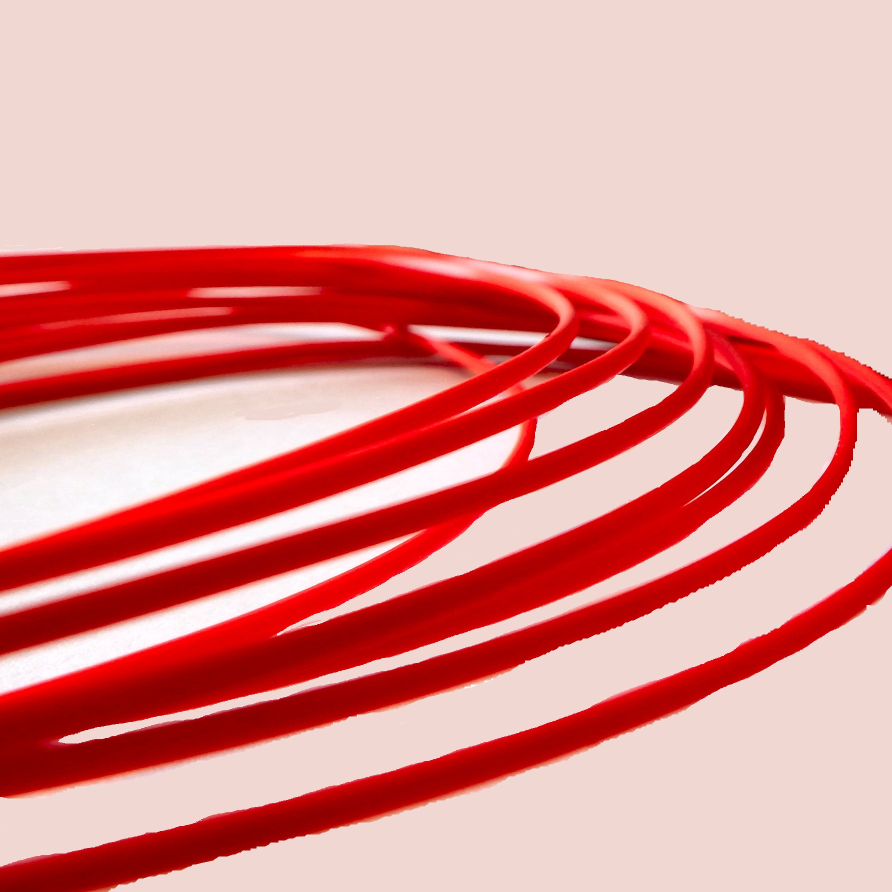
#> input picture Image Recognition/ABS-or-PLA Big.jpg, 1784 x 1784 px (shown at 1/2 size)
$ python tutorial_2.py --image 'ABS-or-PLA Big.jpg'
#> lines starting #> are read from the running program, lines starting #| are printed output that depends on the picture; after the words box and inside, x2 and y2 are one past the last pixel; in counts of white or black regions, pixels touching at a corner belong together
# import the necessary packages
import argparse
import imutils
import cv2

# construct the argument parser and parse the arguments
ap = argparse.ArgumentParser()
ap.add_argument("-i", "--image", required=True,
	help="path to input image")
args = vars(ap.parse_args())

print(args)

# load the input image (whose path was supplied via command line
# argument) and display the image to our screen
image = cv2.imread(args["image"])
#> image is the input picture: shape (1784, 1784, 3); mean B, G, R 143.4, 146.4, 223.9
# cv2.imshow("Image", image)
cv2.waitKey(0)

# convert the image to grayscale
gray = cv2.cvtColor(image, cv2.COLOR_BGR2GRAY)
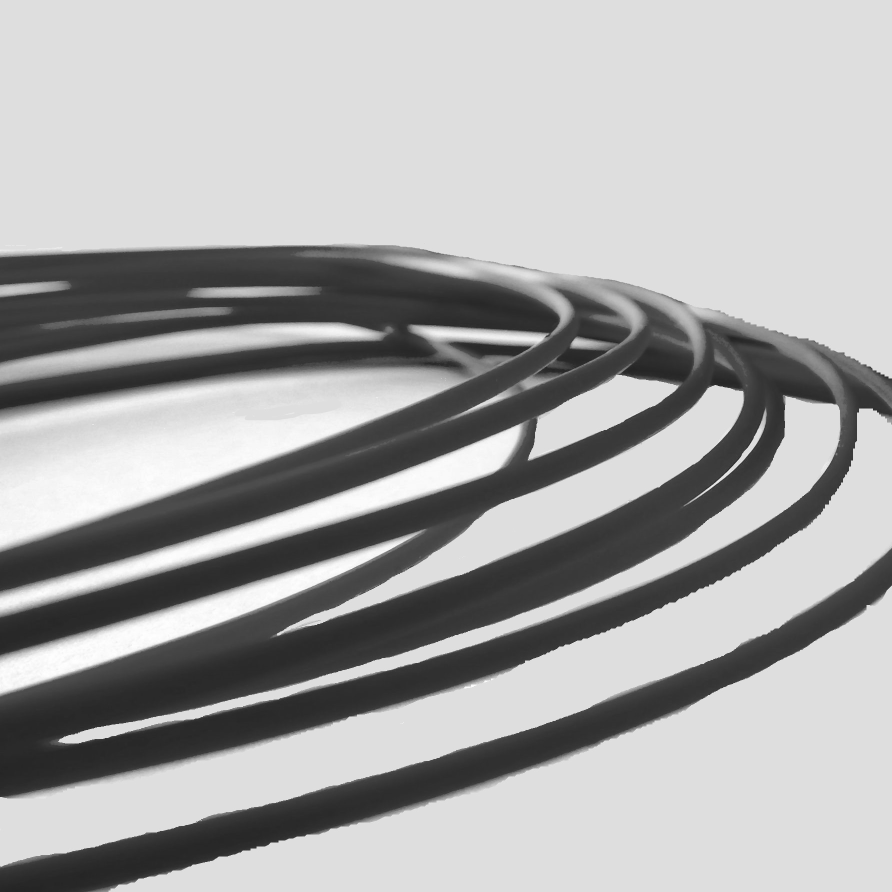
#> gray: shape (1784, 1784) (shown at 1/2 size); min 29, max 255, mean 169.3
# cv2.imshow("Gray", gray)
cv2.waitKey(0)

# applying edge detection we can find the outlines of objects in
# images
edged = cv2.Canny(gray, 30, 150)
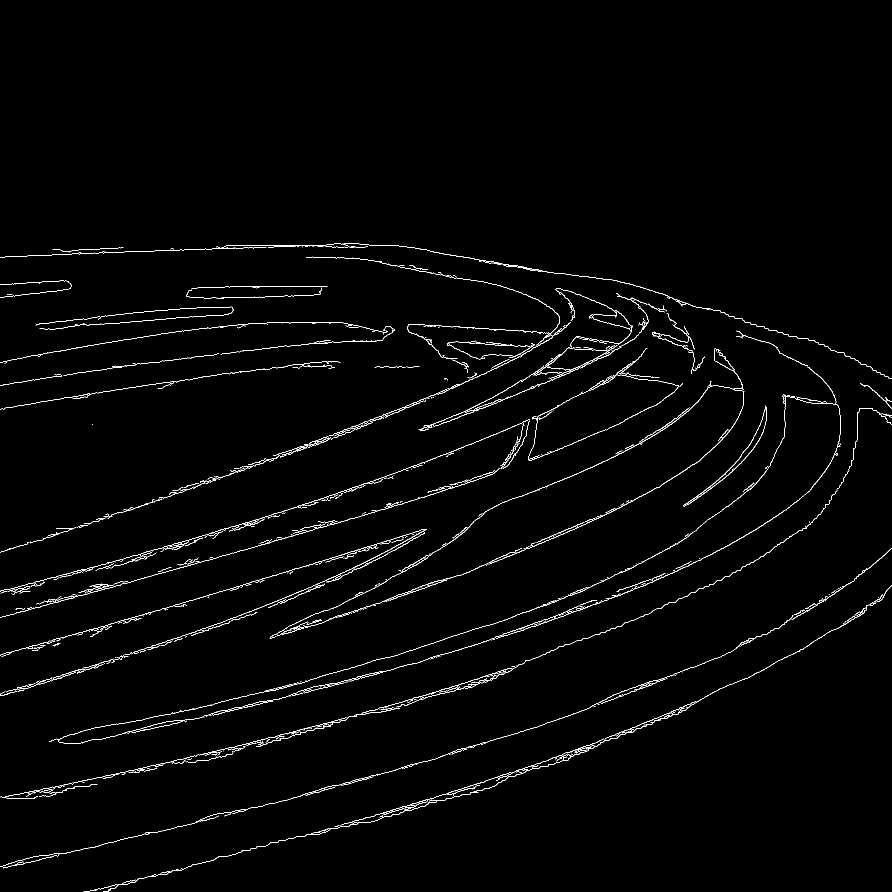
#> edged: shape (1784, 1784) (shown at 1/2 size); 1.4% white in thin lines or dots, all inside (x1, y1, x2, y2) = (0, 486, 1784, 1784)
# cv2.imshow("Edged", edged)
cv2.waitKey(0)

# threshold the image by setting all pixel values less than 225
# to 255 (white; foreground) and all pixel values >= 225 to 255
# (black; background), thereby segmenting the image
thresh = cv2.threshold(gray, 225, 255, cv2.THRESH_BINARY_INV)[1]
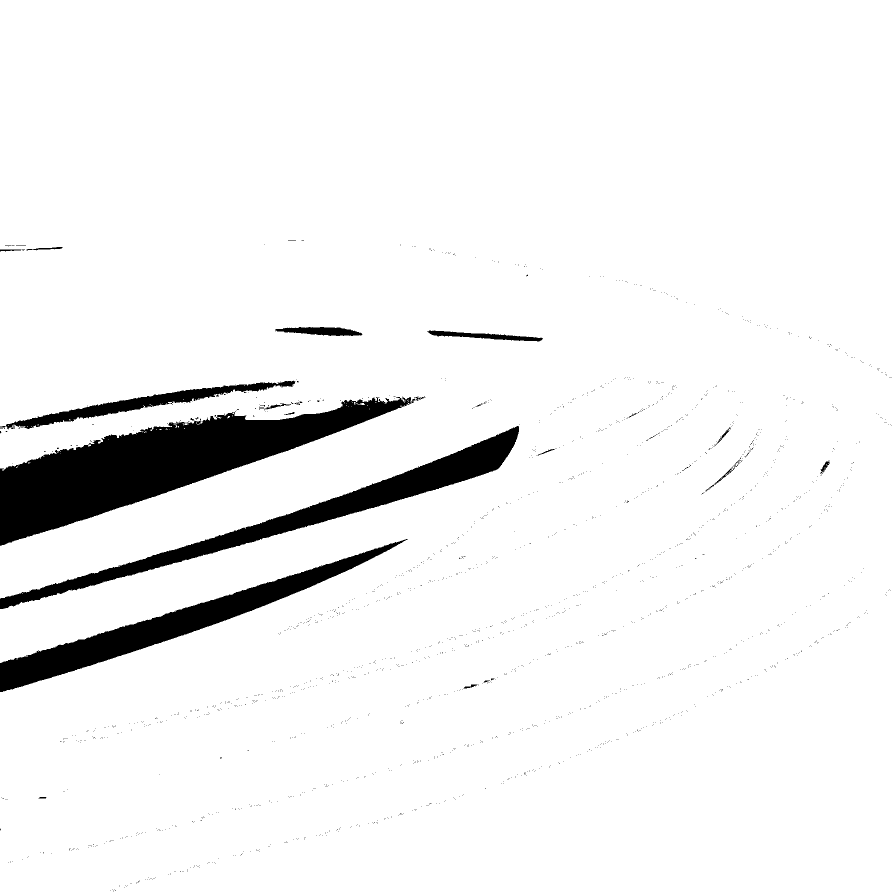
#> thresh: shape (1784, 1784) (shown at 1/2 size); 94.4% white; 2167 black regions (2140 under 20 px)
cv2.imshow("Thresh", thresh)
cv2.waitKey(0)

# find contours (i.e., outlines) of the foreground objects in the
# thresholded image
cnts = cv2.findContours(thresh.copy(), cv2.RETR_EXTERNAL,
	cv2.CHAIN_APPROX_SIMPLE)
#> cnts = 53 contours, 52 with area under 20; largest, box (x1, y1, x2, y2) and area: (0, 0, 1784, 1784) 3005556
cnts = imutils.grab_contours(cnts)
output = image.copy()

# loop over the contours
for c in cnts:
	# draw each contour on the output image with a 3px thick purple
	# outline, then display the output contours one at a time
	cv2.drawContours(output, [c], -1, (240, 0, 159), 3)
	cv2.imshow("Contours", output)
#> this loop made 53 passes
#> c on passes 1, 2, 5, 6, 7, 8, 10, 12, 14, 16, 17, 18: [[76, 1303], [77, 1303]], [[44, 1187], [45, 1187]], [[120, 906]], [[114, 904], [116, 904]], [[216, 878]], [[292, 865]], [[339, 858]], [[312, 858], [313, 858]], [[368, 856], [368, 857], [369, 856]], [[63, 852], [63, 853]], [[54, 852], [55, 852]], [[16, 850], [17, 850]]
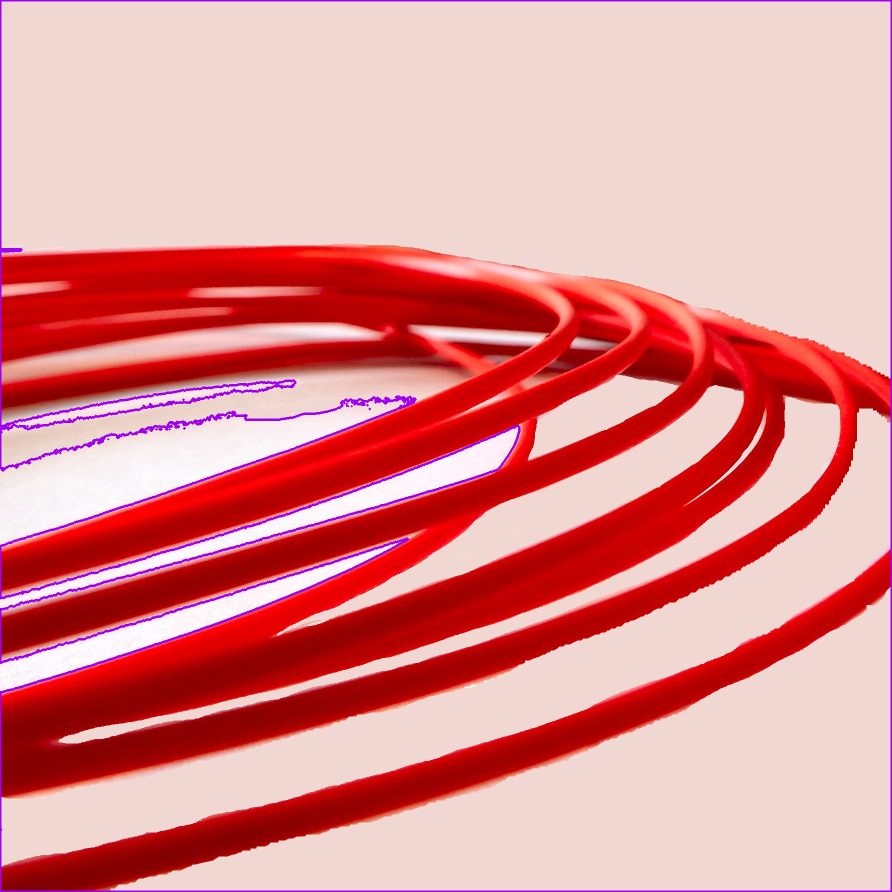
#> output: shape (1784, 1784, 3) (shown at 1/2 size); 1.79% of pixels changed, all inside (x1, y1, x2, y2) = (0, 0, 1784, 1784)
cv2.waitKey(0)
